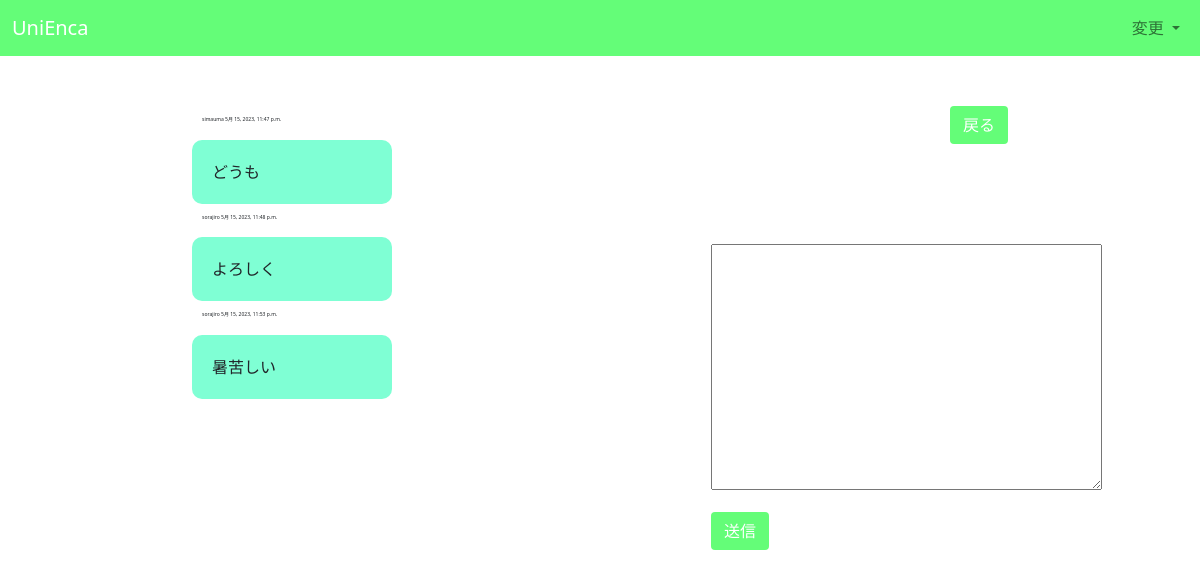
/dm/dm/4/, run on the app's committed database.
### dm/models.py (models this page shows)
class Room(models.Model):
    name = models.CharField(max_length=100, null=False, blank=False)
    members = models.ManyToManyField(User, related_name="rooms")
    max_num = models.IntegerField(null=False, blank=False)
    can_join = models.BooleanField(default=True)
    introduction = models.TextField(max_length=400, null=True, blank=True)

class Message(models.Model):
    sender = models.ForeignKey(
        User,
        related_name="messages",
        on_delete=models.PROTECT,
        null=False,
        blank=False,
    )
    time = models.DateTimeField(
        auto_now=True,
        null=False,
        blank=False,
    )
    body = models.TextField(
        max_length=400,
        null=False,
        blank=False,
    )
    room = models.ForeignKey(
        Room,
        related_name="messages",
        on_delete=models.CASCADE,
    )

### accounts/models.py (models this page shows)
class User(AbstractUser):
    email = models.EmailField("メールアドレス", unique=True)
    followings = models.ManyToManyField(
        "self", related_name="followers", symmetrical=False, blank=True
    )
    def __str__(self):
        return f"{self.username}"

### dm/views.py (the view, shortened to what this page needs)
# urls.py: path("dm/<int:room_id>/", DMView.as_view(), name="dm"),
class DMView(View, LoginRequiredMixin):
    template_name = "dm/dm.html"
    form_class = MessageSendForm
    def get(self, request, room_id):
        form = self.form_class()
        room = get_object_or_404(Room, pk=room_id)
        ctxt = {
            "form": form,
            "room": room,
            "room_id": room_id,
        }
        return render(request, self.template_name, ctxt)

### dm/forms.py
class MessageSendForm(forms.ModelForm):
    class Meta:
        model = Message
        fields = ("body",)

### templates/dm/dm.html (shortened to what this page needs)
{% extends "base.html" %}
{% load static %}
{% block nav %}
{% include "_nav_dm.html" %}
{% endblock %}
{% block content %}
<div class="container-fluid">
    <div class="row">
        <div class="col-md-6" style="height: 500px; overflow-y: scroll;">
            <div style="overflow-x: auto; height: 100vh;">
                {% for message in room.messages.all %}
                {% if message.sender == user %}
                <div class="message-container d-flex justify-content-end">
                    <div class="message-box">
                        <p>{{ message.sender }} {{ message.time }}</p>
                        <div class="message-text">
                            {{ message.body }}
                        </div>
                    </div>
                </div>
                {% else %}
                <div class="message-container d-flex">
                    <div class="message-box">
                        <p>{{ message.sender }} {{ message.time }}</p>
                        <div class="message-text">
                            {{ message.body }}
                        </div>
                    </div>
                </div>
                {% endif %}
                {% endfor %}
            </div>
        </div>
        <div class="col-md-6" style="height: 300px;">
            <div class="dm-header d-flex justify-content-end">
                <a href="{% url 'dm:dmList' %}">
                    <button class="btn btn-unienca">
                        戻る
                    </button>
                </a>
            </div>
            <form method="POST">
                <p>
                    {{ form.body }}
                </p>
                <div>
                <button type="submit" class="btn btn-unienca">
                    送信
                </button>
            </form>
        </div>
    </div>
</div>
{% endblock %}

### templates/_nav_dm.html (shortened to what this page needs)
<nav class="navbar navbar-expand-lg navbar-light bg-light nav-original">
    <div class="container-fluid">
        <a class="navbar-brand text-white logo" href="{% url 'matching:home' %}">UniEnca</a>
        <div class="collapse navbar-collapse" id="navbarNavDropdown">
            <ul class="navbar-nav ms-auto">
                <li class="nav-item dropdown">
                    <a class="nav-link dropdown-toggle" href="" id="navbarDropdownMenuLink" role="button"
                        data-bs-toggle="dropdown" aria-expanded="false">
                        {{ room.name }}
                    </a>
                </li>
            </ul>
        </div>
    </div>
</nav>

### accounts/static/accounts/css/accounts.css (style rules this page uses)
a { text-decoration: none; }
.nav-original { width: 100% !important; }
.nav-original { background-color: rgb(100, 253, 120) !important; }
.btn-unienca { background-color: rgb(100, 253, 120) !important; color: white !important; }

### matching/static/matching/css/matching.css (style rules this page uses)
form { width: 50%; margin: 100px auto; }
.message-text { width: 200px; min-height: 50px; padding: 20px; border-radius: 10px; background-color: aquamarine; }
.message-box { margin-top: 10px; }
.message-box p { font-size: 5px; margin-left: 10px; }

### data on the page
Room: name "変更"
Message: sender "simauma", time "5月 15, 2023, 11:47 p.m.", body "どうも"
Message: sender "sorajiro", time "5月 15, 2023, 11:48 p.m.", body "よろしく"
Message: sender "sorajiro", time "5月 15, 2023, 11:53 p.m.", body "暑苦しい"
